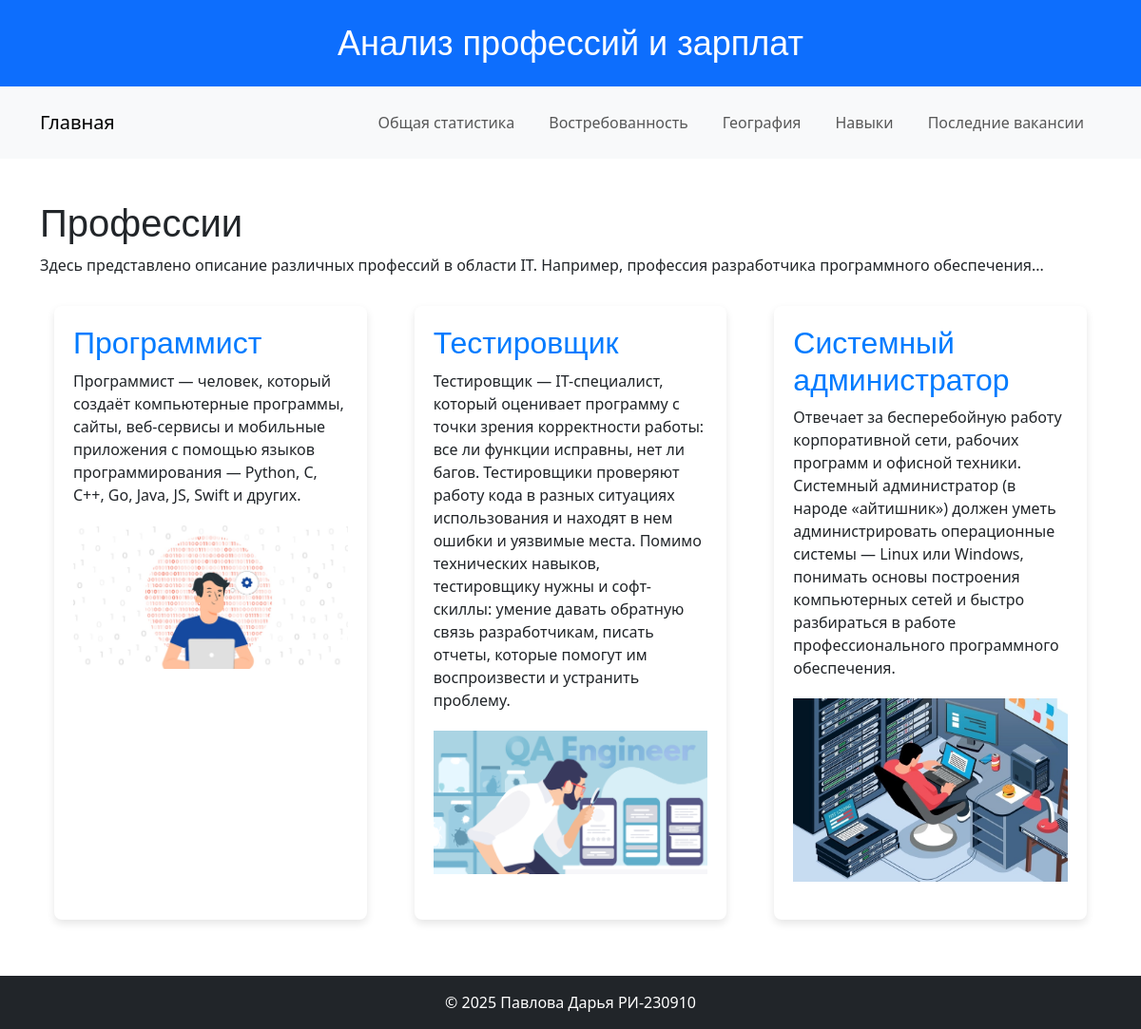
The page / on the database its author committed.
### main/models.py (models this page shows, shortened)
class Profession(models.Model):
    name = models.CharField(max_length=200, verbose_name="Название профессии")
    description = models.TextField(verbose_name="Описание профессии")
    image = models.ImageField(upload_to='profession_images/', null=True, blank=True, verbose_name="Изображение профессии")
    salary = models.DecimalField(max_digits=10, decimal_places=2, default=0.00, verbose_name="Оклад")  # Добавлено поле salary

### main/views.py (the view)
# urls.py: path('', views.index, name='home'),  # Главная страница
def index(request):
    professions = Profession.objects.all()
    context = {'professions': professions}
    return render(request, 'main/index.html', context)

### main/templates/main/index.html (shortened to what this page needs)
{% extends 'base.html' %}
{% block content %}
<h1>Профессии</h1>
<p>Здесь представлено описание различных профессий в области IT. Например, профессия разработчика программного обеспечения...</p>
<div class="professions">
    {% for profession in professions %}
    <div class="profession">
        <h2>{{ profession.name }}</h2>
        <p>{{ profession.description }}</p>
        {% if profession.image %}
        <img src="{{ profession.image.url }}" alt="{{ profession.name }}" class="img-fluid">
        {% endif %}
    </div>
    {% endfor %}
</div>
{% endblock %}

### templates/base.html (shortened to what this page needs)
{% load static %}
<!DOCTYPE html>
<html lang="ru">
<head>
    <link rel="stylesheet" href="{% static 'css/styles.css' %}">
    <link href="https://cdn.jsdelivr.net/npm/bootstrap@5.3.0-alpha1/dist/css/bootstrap.min.css" rel="stylesheet">
    <link href="https://cdnjs.cloudflare.com/ajax/libs/font-awesome/6.0.0-beta3/css/all.min.css" rel="stylesheet">
</head>
<body>
    <header class="bg-primary text-white py-4">
        <div class="container">
            <h1 class="text-center">Анализ профессий и зарплат</h1>
        </div>
    </header>
    <nav class="navbar navbar-expand-lg navbar-light bg-light mb-4">
        <div class="container">
            <a class="navbar-brand" href="{% url 'home' %}">Главная</a>
            <div class="collapse navbar-collapse" id="navbarNav">
                <ul class="navbar-nav ms-auto">
                    <li class="nav-item"><a class="nav-link" href="{% url 'stats' %}">Общая статистика</a></li>
                    <li class="nav-item"><a class="nav-link" href="{% url 'demand' %}">Востребованность</a></li>
                    <li class="nav-item"><a class="nav-link" href="{% url 'geo' %}">География</a></li>
                    <li class="nav-item"><a class="nav-link" href="{% url 'skills' %}">Навыки</a></li>
                    <li class="nav-item"><a class="nav-link" href="{% url 'recent_jobs' %}">Последние вакансии</a></li>
                </ul>
            </div>
        </div>
    </nav>
    <main class="container">
        {% block content %}{% endblock %}
    </main>
    <footer class="bg-dark text-white py-3 mt-4">
        <div class="container">
            <p class="text-center mb-0">© 2025 Павлова Дарья РИ-230910</p>
        </div>
    </footer>
</body>
</html>

### static/css/styles.css (style rules this page uses)
body { font-family: 'Arial', sans-serif; background-color: #f4f4f4; margin: 0; padding: 0; }
h1, h2, h3 { font-family: 'Helvetica', sans-serif; color: #333; }
header { background-color: #4CAF50; color: white; padding: 20px 0; text-align: center; }
header h1 { margin: 0; font-size: 36px; }
nav { background-color: #333; }
nav ul { list-style: none; padding: 0; margin: 0; display: flex; justify-content: center; }
nav ul li { margin: 10px; }
nav ul li a { text-decoration: none; color: white; font-size: 18px; padding: 10px 20px; border-radius: 5px; }
main { padding: 20px; }
img { max-width: 100%; height: auto; display: block; margin: 20px 0; }
footer { background-color: #333; color: white; text-align: center; padding: 10px 0; margin-top: 20px; }
.profession { background-color: white; border-radius: 8px; box-shadow: 0 4px 8px rgba(0, 0, 0, 0.1); padding: 20px; margin: 15px; }
.profession h2 { color: #007bff; }
.professions { display: grid; grid-template-columns: repeat(auto-fit, minmax(300px, 1fr)); gap: 20px; }
a, .profession { transition: transform 0.3s ease, background-color 0.3s ease; }

### rows shown on the page
Profession: name "Программист", description "Программист — человек, который создаёт компьютерные программы, сайты, веб-сервисы и мобильные приложения с помощью языков программирования — Python, C, C++, Go, Java, JS, Swift и других.", image (picture)
Profession: name "Тестировщик", description "Тестировщик — IT-специалист, который оценивает программу с точки зрения корректности работы: все ли функции исправны, нет ли багов. Тестировщики проверяют работу кода в разных ситуациях использования и находят в нем ошибки и уязвимые места. Помимо технических навыков, тестировщику нужны и софт-скиллы: умение давать обратную связь разработчикам, писать отчеты, которые помогут им воспроизвести и устранить проблему.", image (picture)
Profession: name "Системный администратор", description "Отвечает за бесперебойную работу корпоративной сети, рабочих программ и офисной техники. Системный администратор (в народе «айтишник») должен уметь администрировать операционные системы — Linux или Windows, понимать основы построения компьютерных сетей и быстро разбираться в работе профессионального программного обеспечения.", image (picture)
